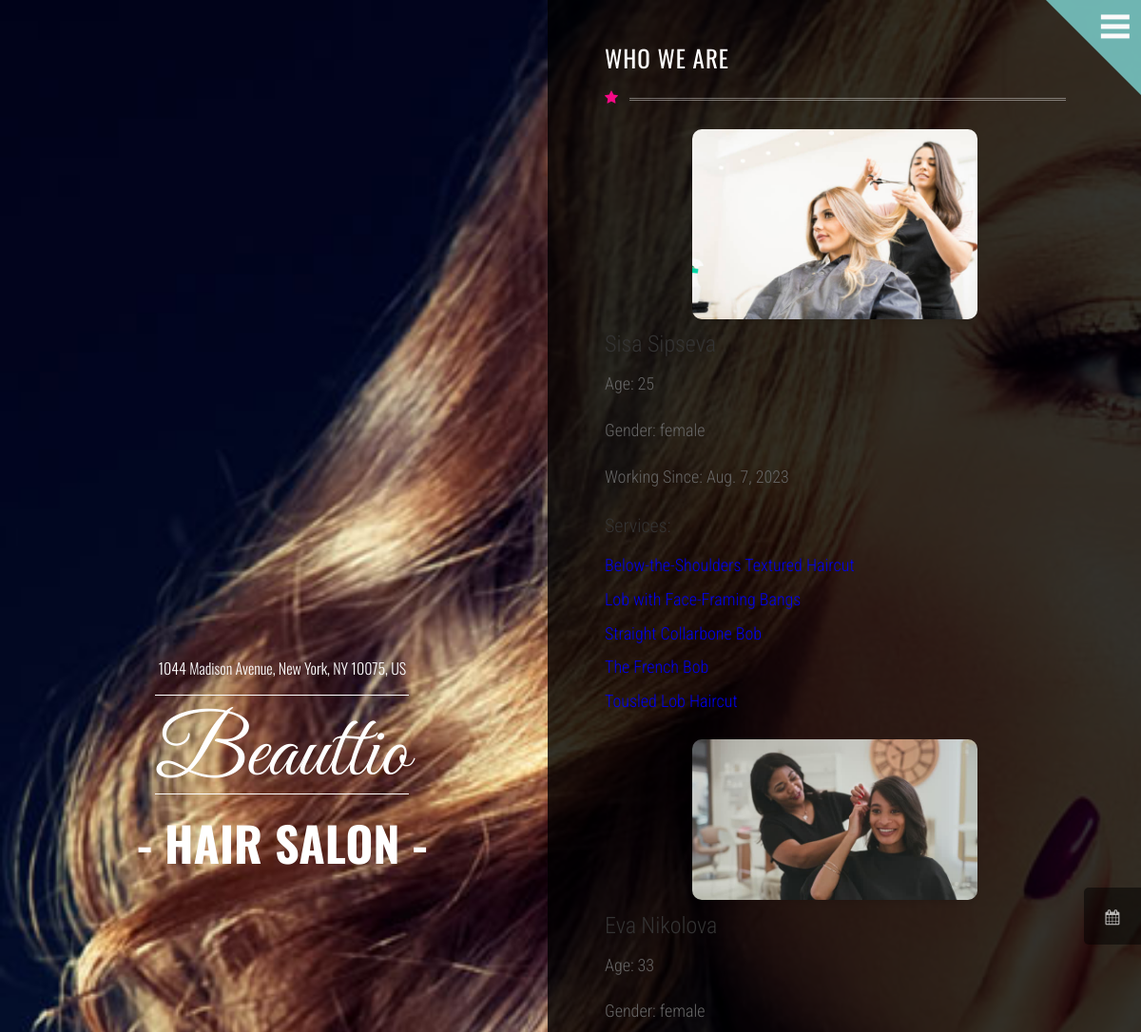
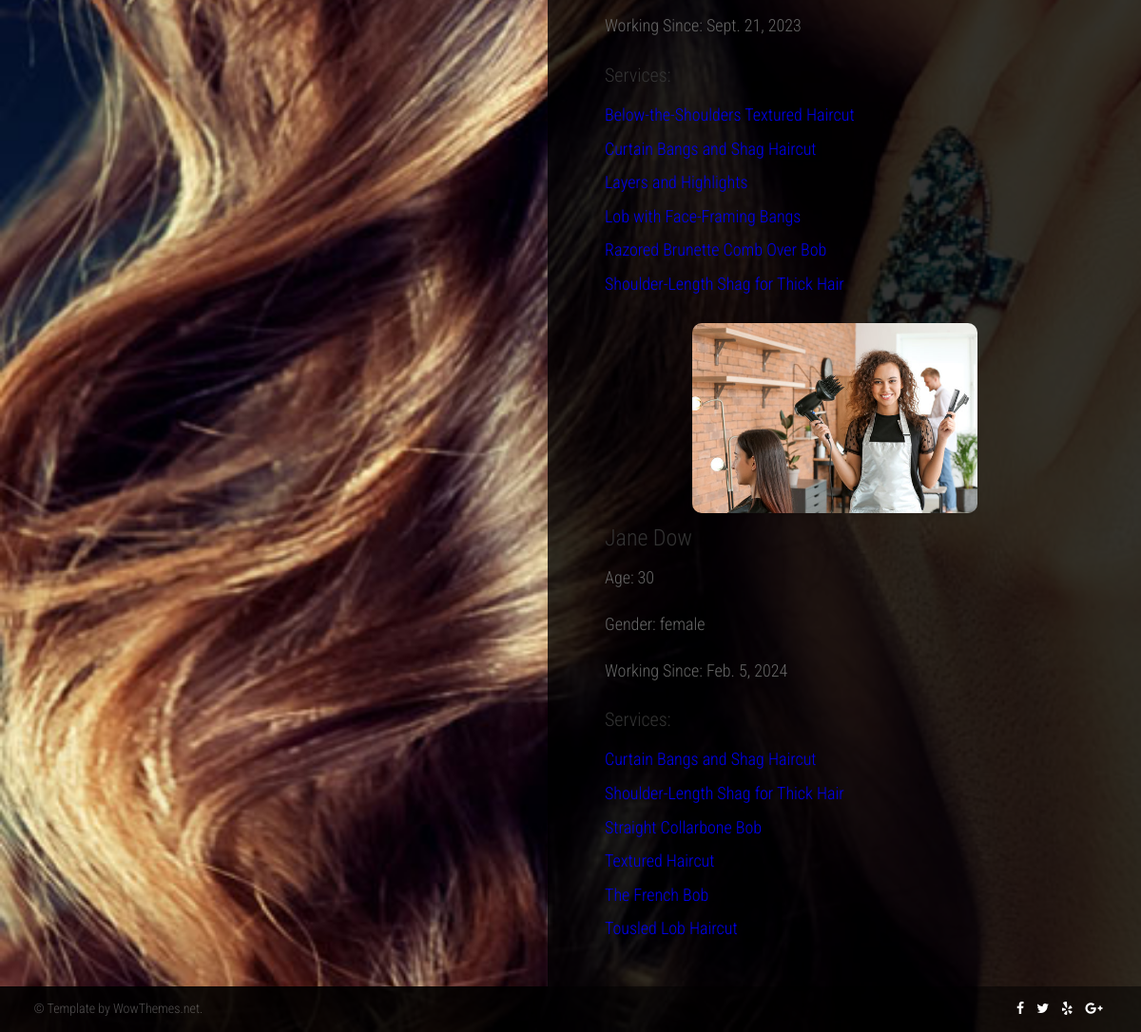
The page /about/ on the database its author committed (2 pictures, top to bottom).
### HairSaloon/hairdressers/models.py (models this page shows, shortened)
class HairDresser(models.Model):
    name = models.CharField(max_length=150)
    age = models.IntegerField(blank=True, null=True)
    gender = models.CharField(max_length=6, blank=True, null=True)
    working_since = models.DateField(blank=True, null=True)
    photo = models.ImageField(upload_to='hairderssers/', blank=True, null=True)
    services = models.ManyToManyField(
        to=Service,
        related_name='hairdressers'
    )

### HairSaloon/services/models.py (models this page shows, shortened)
class Service(models.Model):
    M_F_C_CHOICE = (
        ('male', 'male'),
        ('female', 'female'),
        ('child', 'child'),
    )
    class Meta:
        ordering = ['name', ]
    name = models.CharField(max_length=100, unique=True)
    male_female_child = models.CharField(max_length=6, choices=M_F_C_CHOICE)
    description = models.TextField()
    duration = models.IntegerField(help_text="Duration in minutes")
    price = models.DecimalField(max_digits=6, decimal_places=2)
    haircut_url = models.URLField(max_length=1024, blank=True, null=True)
    haircut_photo = models.ImageField(upload_to='haircut_images/', blank=True, null=True)

### HairSaloon/common/views.py (the view)
# urls.py: path('about/', AboutView.as_view(), name='about'),
class AboutView(views.ListView):
    template_name = 'common/about.html'
    queryset = HairDresser.objects.all()

### templates/common/about.html (shortened to what this page needs)
{% extends 'base.html' %}
{% load static %}
{% block content %}
    <body style="background-image:url('{% static 'img/bg7.jpg' %}');background-attachment:fixed;background-size:cover;">
    {% include 'partials/menu_and_calendar.html' %}
    <div class="container">
        <div class="logoarea">
            <div class="intro">
                <h1><span class="smaller wow zoomIn" data-wow-duration="2s" data-wow-delay="0.5">1044 Madison Avenue, New York, NY 10075, US</span>
                    <span class="big wow pulse" data-wow-duration="1s" data-wow-delay="0s">Beauttio</span>
                    <span class="small wow fadeIn" data-wow-duration="2s" data-wow-delay="0.5s">- HAIR SALON -</span>
                </h1>
            </div>
        </div>
        <div class="pagearea">
            <h1 class="page-headline">WHO WE ARE</h1>
            <i class="iconstartitle textmagenta fa fa-star"></i>
            {% for hairdresser in object_list %}
                {% include 'partials/hairdresser_card.html' %}
            {% endfor %}
        </div>
    </div>
    {% include 'partials/footer.html' %}
    </body>
{% endblock %}

### templates/base.html
{% load static %}
<!DOCTYPE html>
<html lang="en">
{% include 'partials/header.html' %}
{% block content %}
{% endblock %}
</html>

### templates/partials/header.html (shortened to what this page needs)
{% load static %}
<head>
    <link href="{% static 'css/style.css' %}" rel="stylesheet">
    <link rel="stylesheet" href="https://maxcdn.bootstrapcdn.com/font-awesome/4.5.0/css/font-awesome.min.css">
</head>

### templates/partials/menu_and_calendar.html (shortened to what this page needs)
<div class="menu-outer">
    <div class="menu-icon">
        <div class="bar"></div>
        <div class="bar"></div>
        <div class="bar"></div>
    </div>
</div>
<a href="#">
    <div class="fixedcallicon">
        <i class="fa fa-calendar"></i>
    </div>
</a>

### templates/partials/hairdresser_card.html
<div class="hairdresser-detail-container">
    <div class="hairdresser-photo">
        {% if hairdresser.photo %}
            <img src="{{ hairdresser.photo.url }}" alt="{{ hairdresser.name }}">
        {% else %}
            <p>No photo available.</p>
        {% endif %}
    </div>
    <div class="hairdresser-info">
        <h2>{{ hairdresser.name }}</h2>
        <p>Age: {{ hairdresser.age }}</p>
        <p>Gender: {{ hairdresser.gender }}</p>
        <p>Working Since: {{ hairdresser.working_since }}</p>
        <h3>Services:</h3>
        <ul>
            {% for service in hairdresser.services.all %}
                <li>
                    <a href="{% url 'detail service' pk=service.pk %}">{{ service.name }}</a>
                </li>
            {% endfor %}
        </ul>
    </div>
</div>

### templates/partials/footer.html (shortened to what this page needs)
<footer class="footer">
    <div class="container">
        <div class="pull-left">&copy; Template by WowThemes.net.</div>
        <div class="pull-right">
            <div class="footericons">
                <a href="#"><i class="fa fa-facebook"></i></a>
                <a href="#"><i class="fa fa-twitter"></i></a>
                <a href="#"><i class="fa fa-yelp"></i></a></a>
                <a href="#"><i class="fa fa-google-plus"></i></a>
            </div>
        </div>
    </div>
</footer>

### templates/partials/script_other_page.html (shortened to what this page needs)
{% load static %}

### rows shown on the page
HairDresser: photo (picture), name "Sisa Sipseva", age "25", gender "female", working_since "Aug. 7, 2023"
Service: name "Below-the-Shoulders Textured Haircut"
Service: name "Lob with Face-Framing Bangs"
Service: name "Straight Collarbone Bob"
Service: name "The French Bob"
Service: name "Tousled Lob Haircut"
HairDresser: photo (picture), name "Eva Nikolova", age "33", gender "female", working_since "Sept. 21, 2023"
Service: name "Curtain Bangs and Shag Haircut"
Service: name "Layers and Highlights"
Service: name "Razored Brunette Comb Over Bob"
Service: name "Shoulder-Length Shag for Thick Hair"
HairDresser: photo (picture), name "Jane Dow", age "30", gender "female", working_since "Feb. 5, 2024"
Service: name "Textured Haircut"
